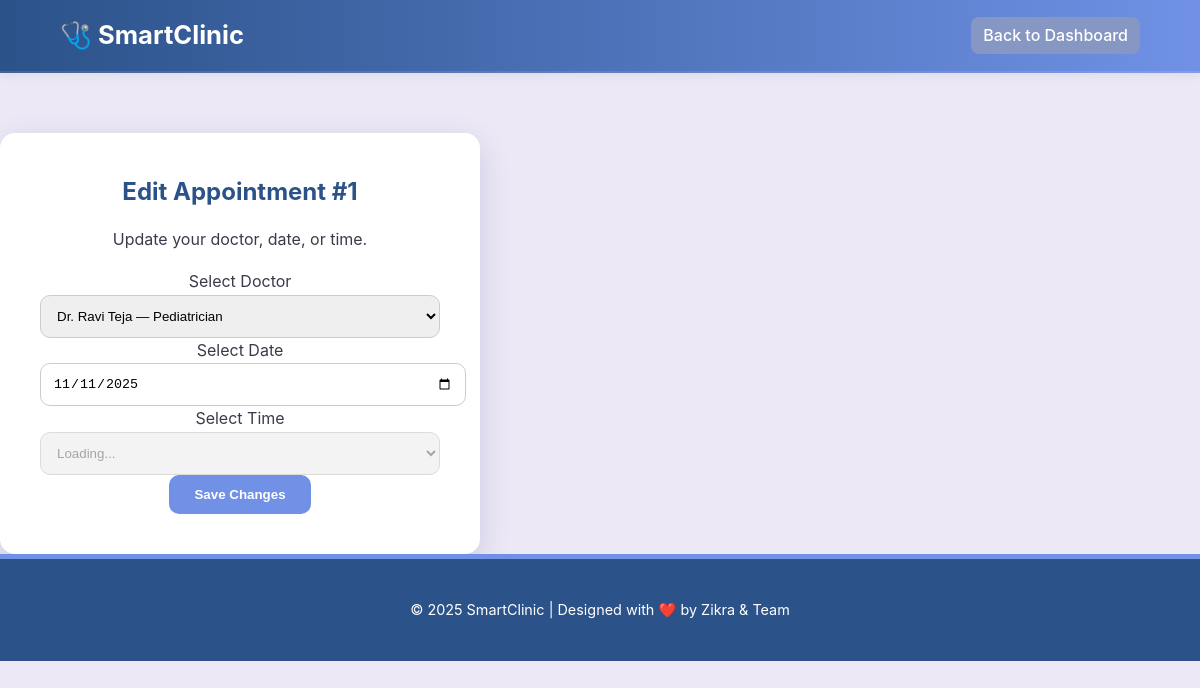
Screenshot of /edit/1 (signed in) with the database file from the repository.
### tables this page shows
CREATE TABLE appointments (
    id INTEGER PRIMARY KEY AUTOINCREMENT,
    patient_name TEXT NOT NULL,
    doctor_name TEXT NOT NULL,
    date TEXT NOT NULL,
    time TEXT NOT NULL,
    status TEXT DEFAULT 'pending',
    queue_number INTEGER
);

CREATE TABLE users (
    id INTEGER PRIMARY KEY AUTOINCREMENT,
    username TEXT UNIQUE NOT NULL,
    full_name TEXT NOT NULL,
    email TEXT,
    password TEXT NOT NULL,
    role TEXT CHECK(role IN ('patient','reception','admin','doctor')) NOT NULL,
    specialization TEXT
);

### app.py (the view, shortened to what this page needs)
@app.route('/edit/<int:appointment_id>', methods=['GET', 'POST'])
@login_required
def edit_appointment(appointment_id):
    conn = get_db_connection()
    appt = conn.execute('SELECT * FROM appointments WHERE id=?', (appointment_id,)).fetchone()
    if appt is None:
        conn.close()
        flash("Appointment not found.", "error")
        return redirect(url_for('patient_dashboard'))
    if appt['patient_name'] != session.get('full_name') and session.get('role') == 'patient':
        conn.close()
        flash("You can only edit your own appointments.", "error")
        return redirect(url_for('patient_dashboard'))
    doctors = conn.execute("SELECT full_name, specialization FROM users WHERE role='doctor' ORDER BY full_name").fetchall()
    all_times = [
        '09:00', '09:30', '10:00', '10:30', '11:00', '11:30',
        '14:00', '14:30', '15:00', '15:30', '16:00', '16:30'
    ]
    conn.close()
    return render_template('edit_appointment.html', appt=appt, doctors=doctors, all_times=all_times)

### app.py (called while the page is built)
def get_db_connection():
    conn = sqlite3.connect(DB)
    conn.row_factory = sqlite3.Row
    return conn

def login_required(f):
    @wraps(f)
    def decorated_function(*args, **kwargs):
        if 'user_id' not in session:
            flash("Please log in to access this page.", "error")
            return redirect(url_for('login', next=request.path))
        return f(*args, **kwargs)
    return decorated_function

### templates/edit_appointment.html (shortened to what this page needs)
<!DOCTYPE html>
<html lang="en">
<head>
    <link rel="stylesheet" href="{{ url_for('static', filename='css/style.css') }}">
</head>
<body>
    <header>
        <div class="navbar">
            <div class="logo">🩺 SmartClinic</div>
            <nav>
                <a href="{{ url_for('patient_dashboard') }}" class="btn-secondary">Back to Dashboard</a>
            </nav>
        </div>
    </header>
    <main class="form-container" style="margin-top: 60px;">
        <h2>Edit Appointment #{{ appt.id }}</h2>
        <p class="subtitle">Update your doctor, date, or time.</p>
        <form method="POST" id="editForm">
            <label for="doctor_name">Select Doctor</label>
            <select name="doctor_name" id="doctorDropdown" required>
                {% for doctor in doctors %}
                    <option value="{{ doctor['full_name'] }}"
                            {% if appt['doctor_name'] == doctor['full_name'] %}selected{% endif %}>
                        {{ doctor['full_name'] }} — {{ doctor['specialization'] }}
                    </option>
                {% endfor %}
            </select>
            <label for="date">Select Date</label>
            <input type="date" id="dateInput" name="date" value="{{ appt['date'] }}" min="{{ today_date }}" required>
            <label for="time">Select Time</label>
            <select name="time" id="timeDropdown" required>
                <option value="{{ appt['time'] }}" selected>{{ appt['time'] }} (Current)</option>
            </select>
            <button type="submit" class="btn large">Save Changes</button>
        </form>
    </main>
    <footer>
        <p>© 2025 SmartClinic | Designed with ❤️ by Zikra & Team</p>
    </footer>
</body>
</html>

### static/css/style.css (style rules this page uses)
:root { --color-navy: #2b5289; --color-teal: #7091E6; --color-aqua: #8697C4; --color-accent-light: #ADBBDA; --color-background: #EDE8F5; --color-text-dark: #1D1D2A; --color-text-light: #3A3A4A; --color-shadow: rgba(61, 82, 160, 0.1); --color-success: #3CB878; --color-error: #E74C3C; --font-family-base: 'Inter', sans-serif; }
body { margin: 0; font-family: var(--font-family-base); background: var(--color-background); color: var(--color-text-light); line-height: 1.6; }
h1, h2, h3 { color: var(--color-text-dark); margin-top: 0; }
.navbar { display: flex; justify-content: space-between; align-items: center; background: linear-gradient(90deg, var(--color-navy), var(--color-teal)); padding: 15px 5%; box-shadow: 0 2px 10px var(--color-shadow); border-bottom: 2px solid rgba(255, 255, 255, 0.1); }
.navbar .logo { font-weight: 700; font-size: 1.6em; color: #fff; text-decoration: none; }
.navbar nav { display: flex; align-items: center; }
.navbar nav a { color: #fff; margin-left: 20px; text-decoration: none; font-weight: 500; padding: 6px 12px; border-radius: 8px; transition: background-color 0.3s, transform 0.2s; }
.btn { background: var(--color-teal); color: #fff !important; padding: 12px 25px; border-radius: 10px; font-weight: 600; border: none; cursor: pointer; transition: all 0.3s ease; text-decoration: none; display: inline-block; }
.btn-secondary { background: var(--color-aqua); }
footer { text-align: center; background: var(--color-navy); color: white; padding: 25px; font-size: 0.9em; border-top: 5px solid var(--color-teal); }
input, select, textarea { width: 100%; padding: 12px; border: 1px solid #ccc; border-radius: 10px; transition: border-color 0.2s; }
.form-container { background: white; padding: 40px; border-radius: 15px; box-shadow: 0 10px 30px rgba(61, 82, 160, 0.2); max-width: 400px; width: 90%; text-align: center; }
.form-container h2 { color: var(--color-navy); margin-bottom: 10px; }

### rows the page displays
appointments: id "1", doctor_name "Dr. Ravi Teja — Pediatrician", date "11/11/2025"
